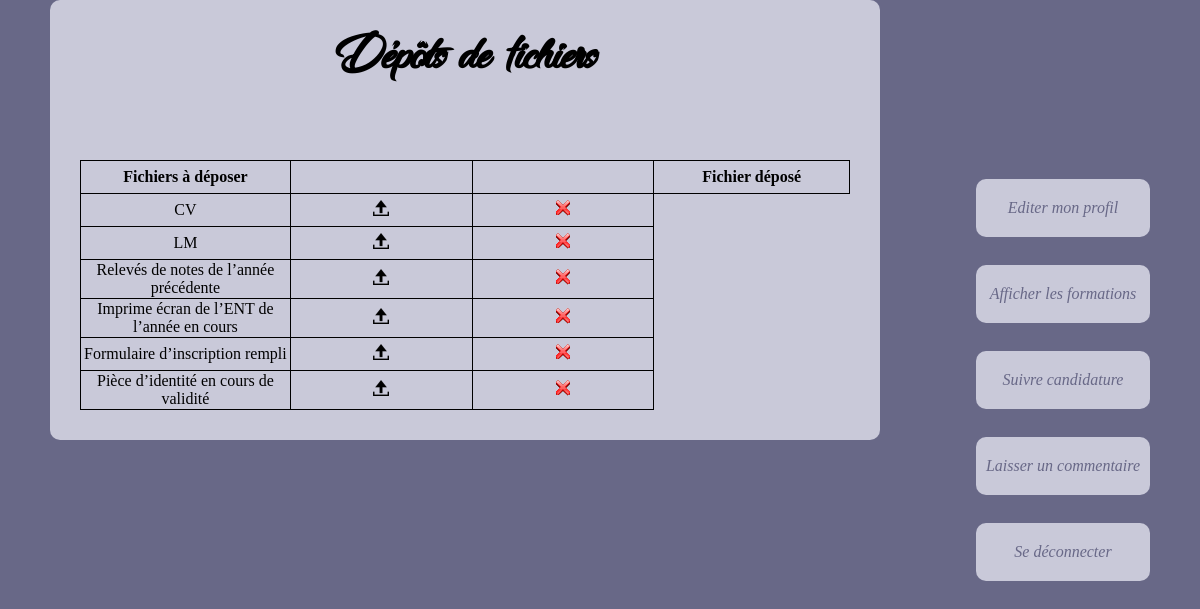
The app's page /addFiles.php with its own data.
### tables this page shows
CREATE TABLE `Documents` (
  `id_document` int(11) NOT NULL,
  `libelle` varchar(50) NOT NULL
);

### addFiles.php (the view, shortened to what this page needs)
<?php
$bdd = new PDO('mysql:host=localhost;dbname=Projet_Php', 'root', 'root');
?>
<!DOCTYPE html>
<html>
<head>
	<link rel="stylesheet" href="Content/css/nobel.css" />
</head>
<body>
	<main>
		<table>
			<h1>Dépôts de fichiers</h1>
			<tr>
				<td>
					<STRONG>Fichiers à déposer</STRONG>
				</td>
				<td>
				</td>
				<td>
				</td>
				<td>
					<STRONG>Fichier déposé</STRONG>
				</td>
			</tr>
			<tr>
				<?php
				echo "<br><br>";
				$doc=$bdd->prepare('SELECT * from Documents');
				$doc->execute();
				while($lig = $doc->fetch()){
					echo "<tr>";
						echo "<td>".$lig['libelle']."</td>";
						echo "<td><a href=file.php?id_document=".$lig['id_document']."&id_formation=".$formInfo['id_formation']."> <img src='Content/img/upload-icon.png' alt='' class='icone'/></a></td>";
						echo "<td><a href=remove.php?id_document=".$lig['id_document']."&id_etudiant=".$_SESSION['id_etudiant']."&id_formation=".$formInfo['id_formation']."> <img src='Content/img/remove-icon.png' alt='' class='icone'/></a></td>";
					echo "</tr>";
				}
				?>
			</tr>
		</table>
	</main>
	<nav>
		<ul>
			<li><a href = "editerProfile.php">Editer mon profil</a></li><br>
			<li><a href = "formations.php">Afficher les formations</a></li><br>
			<li><a href = "SuiviFormations.php">Suivre candidature</a></li><br>
			<li><a href ="Commentaire.php">Laisser un commentaire</a></li><br>
			<li><a href = "Deconnexion.php">Se déconnecter</a></li><br>
		</ul>
	</nav>
</body>
</html>

### Content/css/nobel.css (style rules this page uses)
body { width : 70%; background-color : #686887; margin:auto; overflow-y: scroll ; position: relative; }
main { width : 70%; margin-left : 150px; margin-right: 100px; background-color : #C9C9D9; border-radius : 10px; padding : 30px; position: relative; }
nav { position : absolute; top : 163px; right : 0px; }
nav ul { padding-left : 20px; }
nav li { list-style-type : none; padding : 0; margin-bottom : 10px; }
nav li a { display : block; margin : 0; background-color : #C9C9D9; border-radius : 10px; padding-top : 20px; padding-bottom : 20px; padding-left : 10px; padding-right : 10px; vertical-align : middle; text-align : center; text-decoration : none; color : #686887; font-style : italic; }
h1 { font-family: "dancing_in_the_rainbow"; font-size: 3.5em; text-align: center; margin-top: 0px; }
table { border-collapse : collapse; margin : auto; }
td,th { border : 1px solid black; width : 300px; height : 30px; text-align : center; }
img.icone { width: 16px; }
@media screen and (min-width: 1100px) and (max-width: 1400px) { body { width : 1100px; } }
@media screen and (min-width: 1100px) and (max-width: 1400px) { main, header { margin-left : 0px; } }

### records on screen
documents: libelle "CV"
documents: libelle "LM"
documents: libelle "Relevés de notes de l’année précédente"
documents: libelle "Imprime écran de l’ENT de l’année en cours"
documents: libelle "Formulaire d’inscription rempli"
documents: libelle "Pièce d’identité en cours de validité"
